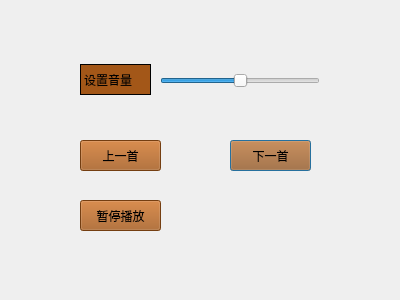
<?xml version="1.0" encoding="UTF-8"?>
<ui version="4.0">
 <class>music</class>
 <widget class="QDialog" name="music">
  <property name="geometry">
   <rect>
    <x>0</x>
    <y>0</y>
    <width>400</width>
    <height>300</height>
   </rect>
  </property>
  <property name="windowTitle">
   <string>Dialog</string>
  </property>
  <widget class="QSlider" name="horizontalSlider">
   <property name="geometry">
    <rect>
     <x>160</x>
     <y>70</y>
     <width>160</width>
     <height>22</height>
    </rect>
   </property>
   <property name="palette">
    <palette>
     <active/>
     <inactive/>
     <disabled/>
    </palette>
   </property>
   <property name="styleSheet">
    <string notr="true"/>
   </property>
   <property name="maximum">
    <number>99</number>
   </property>
   <property name="value">
    <number>50</number>
   </property>
   <property name="orientation">
    <enum>Qt::Horizontal</enum>
   </property>
  </widget>
  <widget class="QLabel" name="label">
   <property name="geometry">
    <rect>
     <x>80</x>
     <y>64</y>
     <width>71</width>
     <height>31</height>
    </rect>
   </property>
   <property name="styleSheet">
    <string notr="true">background-color: rgb(163, 87, 24);
border-color: rgb(0, 0, 0);
font: 75 9pt &quot;Adobe Arabic&quot;;
border-width: 1px;
border-style: outset;</string>
   </property>
   <property name="text">
    <string>设置音量</string>
   </property>
  </widget>
  <widget class="QPushButton" name="pushButton">
   <property name="geometry">
    <rect>
     <x>230</x>
     <y>140</y>
     <width>81</width>
     <height>31</height>
    </rect>
   </property>
   <property name="styleSheet">
    <string notr="true">background-color: rgb(163, 87, 24);</string>
   </property>
   <property name="text">
    <string>下一首</string>
   </property>
  </widget>
  <widget class="QPushButton" name="pushButton_2">
   <property name="geometry">
    <rect>
     <x>80</x>
     <y>140</y>
     <width>81</width>
     <height>31</height>
    </rect>
   </property>
   <property name="styleSheet">
    <string notr="true">background-color: rgb(163, 87, 24);
font: 75 9pt &quot;Adobe Arabic&quot;;</string>
   </property>
   <property name="text">
    <string>上一首</string>
   </property>
  </widget>
  <widget class="QPushButton" name="pos">
   <property name="geometry">
    <rect>
     <x>80</x>
     <y>200</y>
     <width>81</width>
     <height>31</height>
    </rect>
   </property>
   <property name="styleSheet">
    <string notr="true">background-color: rgb(163, 87, 24);</string>
   </property>
   <property name="text">
    <string>暂停播放</string>
   </property>
  </widget>
  <widget class="QLabel" name="label_2">
   <property name="geometry">
    <rect>
     <x>-10</x>
     <y>0</y>
     <width>431</width>
     <height>311</height>
    </rect>
   </property>
   <property name="styleSheet">
    <string notr="true">border-image: url(:/image/5.jpg);</string>
   </property>
   <property name="text">
    <string/>
   </property>
  </widget>
  <zorder>label_2</zorder>
  <zorder>horizontalSlider</zorder>
  <zorder>label</zorder>
  <zorder>pushButton</zorder>
  <zorder>pushButton_2</zorder>
  <zorder>pos</zorder>
 </widget>
 <resources/>
 <connections/>
</ui>
